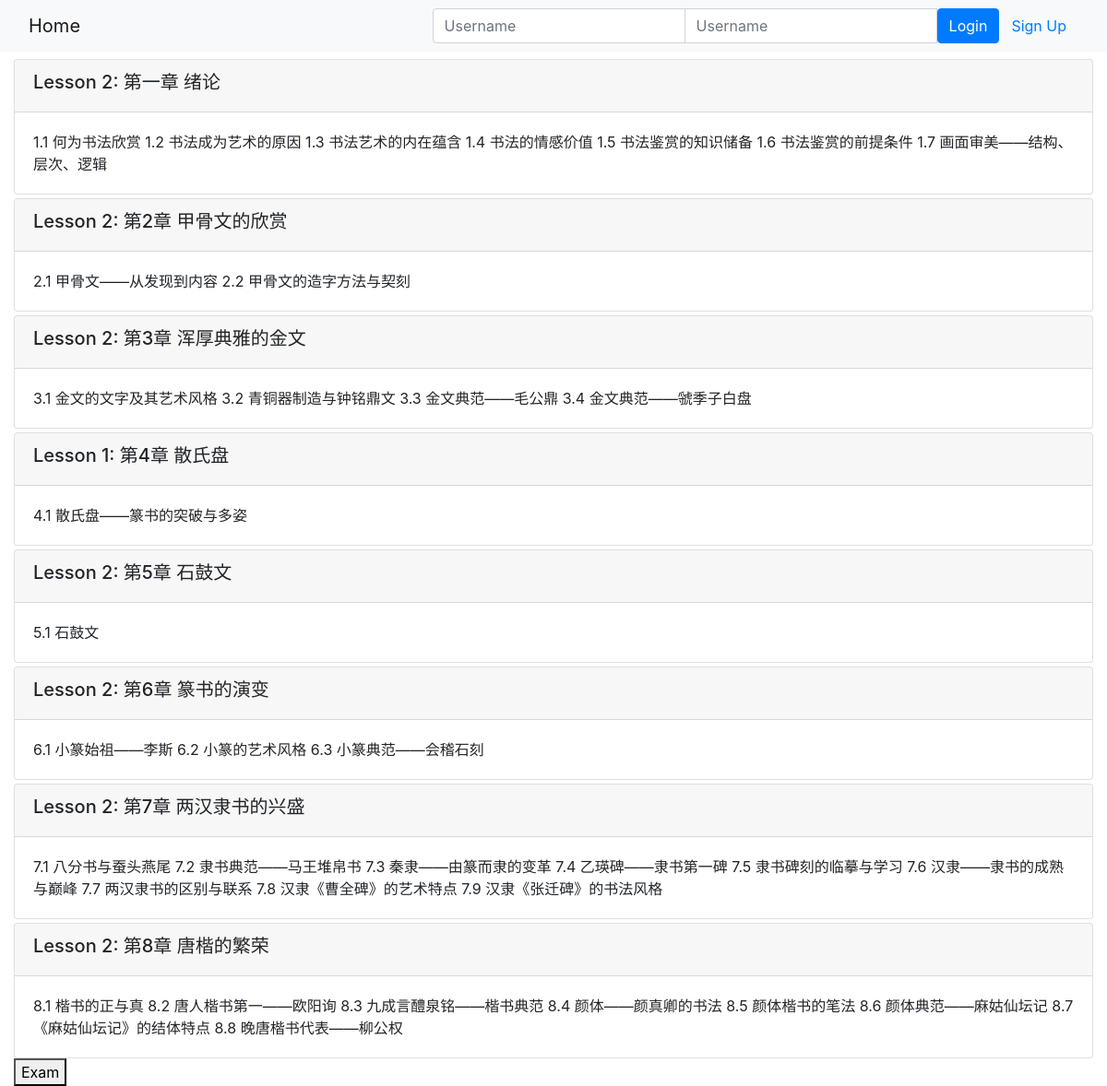
The page /onlinecourse/2/ on the database its author committed.
### onlinecourse/models.py (models this page shows)
class Lesson(models.Model):
    title = models.CharField(max_length=200, default="title")
    order = models.IntegerField(default=0)
    course = models.ForeignKey(Course, on_delete=models.CASCADE)
    content = models.TextField()

### onlinecourse/views.py (the view)
# urls.py: path('<int:pk>/', views.CourseDetailView.as_view(), name='course_details'),
class CourseDetailView(generic.DetailView):
    model = Course
    template_name = 'onlinecourse/course_detail_bootstrap.html'

### onlinecourse/templates/onlinecourse/course_detail_bootstrap.html (shortened to what this page needs)
<!DOCTYPE html>
<html lang="en">
<head>
     {% load static %}
    <link rel="stylesheet" href="https://maxcdn.bootstrapcdn.com/bootstrap/4.5.2/css/bootstrap.min.css">
</head>
<body>
    <nav class="navbar navbar-light bg-light">
        <div class="container-fluid">
            <div class="navbar-header">
                  <a class="navbar-brand" href="{% url 'onlinecourse:index' %}">Home</a>
            </div>
            <ul class="nav navbar-nav navbar-right">
                {% if user.is_authenticated %}
                <li>
                    <a class="btn btn-link" href="#">{{ user.first_name }}({{ user.username }})</a>
                    <a class="btn btn-link" href="{% url 'onlinecourse:logout' %}">Logout</a>
                </li>
                {% else %}
                <li>
                    <form class="form-inline" action="{% url 'onlinecourse:login' %}" method="post">
                        <div class="input-group">
                            <input type="text" class="form-control" placeholder="Username" name="username" >
                            <input type="password" class="form-control" placeholder="Username" name="psw" >
                            <button class="btn btn-primary" type="submit">Login</button>
                            <a class="btn btn-link" href="{% url 'onlinecourse:registration' %}">Sign Up</a>
                        </div>
                    </form>
                </li>
                {% endif %}
            </ul>
        </div>
    </nav>
    <div class="container-fluid">
            <div class="card-columns-vertical">
                {% for lesson in course.lesson_set.all %}
                    <div class="card mt-1">
                        <div class="card-header"><h5>Lesson {{lesson.order|add:1}}: {{lesson.title}}</h5></div>
                        <div class="card-body">{{lesson.content}}</div>
                    </div>
                {% endfor %}
            </div>
            <button data-target="#exam">Exam</button>
    </div>
</body>
</html>

### rows shown on the page
Lesson: order|add "2", title "第一章 绪论", content "1.1 何为书法欣赏 1.2 书法成为艺术的原因 1.3 书法艺术的内在蕴含 1.4 书法的情感价值 1.5 书法鉴赏的知识储备 1.6 书法鉴赏的前提条件 1.7 画面审美——结构、层次、逻辑"
Lesson: order|add "2", title "第2章 甲骨文的欣赏", content "2.1 甲骨文——从发现到内容 2.2 甲骨文的造字方法与契刻"
Lesson: order|add "2", title "第3章 浑厚典雅的金文", content "3.1 金文的文字及其艺术风格 3.2 青铜器制造与钟铭鼎文 3.3 金文典范——毛公鼎 3.4 金文典范——虢季子白盘"
Lesson: order|add "1", title "第4章 散氏盘", content "4.1 散氏盘——篆书的突破与多姿"
Lesson: order|add "2", title "第5章 石鼓文", content "5.1 石鼓文"
Lesson: order|add "2", title "第6章 篆书的演变", content "6.1 小篆始祖——李斯 6.2 小篆的艺术风格 6.3 小篆典范——会稽石刻"
Lesson: order|add "2", title "第7章 两汉隶书的兴盛", content "7.1 八分书与蚕头燕尾 7.2 隶书典范——马王堆帛书 7.3 秦隶——由篆而隶的变革 7.4 乙瑛碑——隶书第一碑 7.5 隶书碑刻的临摹与学习 7.6 汉隶——隶书的成熟与巅峰 7.7 两汉隶书的区别与联系 7.8 汉隶《曹全碑》的艺术特点 7.9 汉隶《张迁碑》的书法风格"
Lesson: order|add "2", title "第8章 唐楷的繁荣", content "8.1 楷书的正与真 8.2 唐人楷书第一——欧阳询 8.3 九成言醴泉铭——楷书典范 8.4 颜体——颜真卿的书法 8.5 颜体楷书的笔法 8.6 颜体典范——麻姑仙坛记 8.7 《麻姑仙坛记》的结体特点 8.8 晚唐楷书代表——柳公权"
